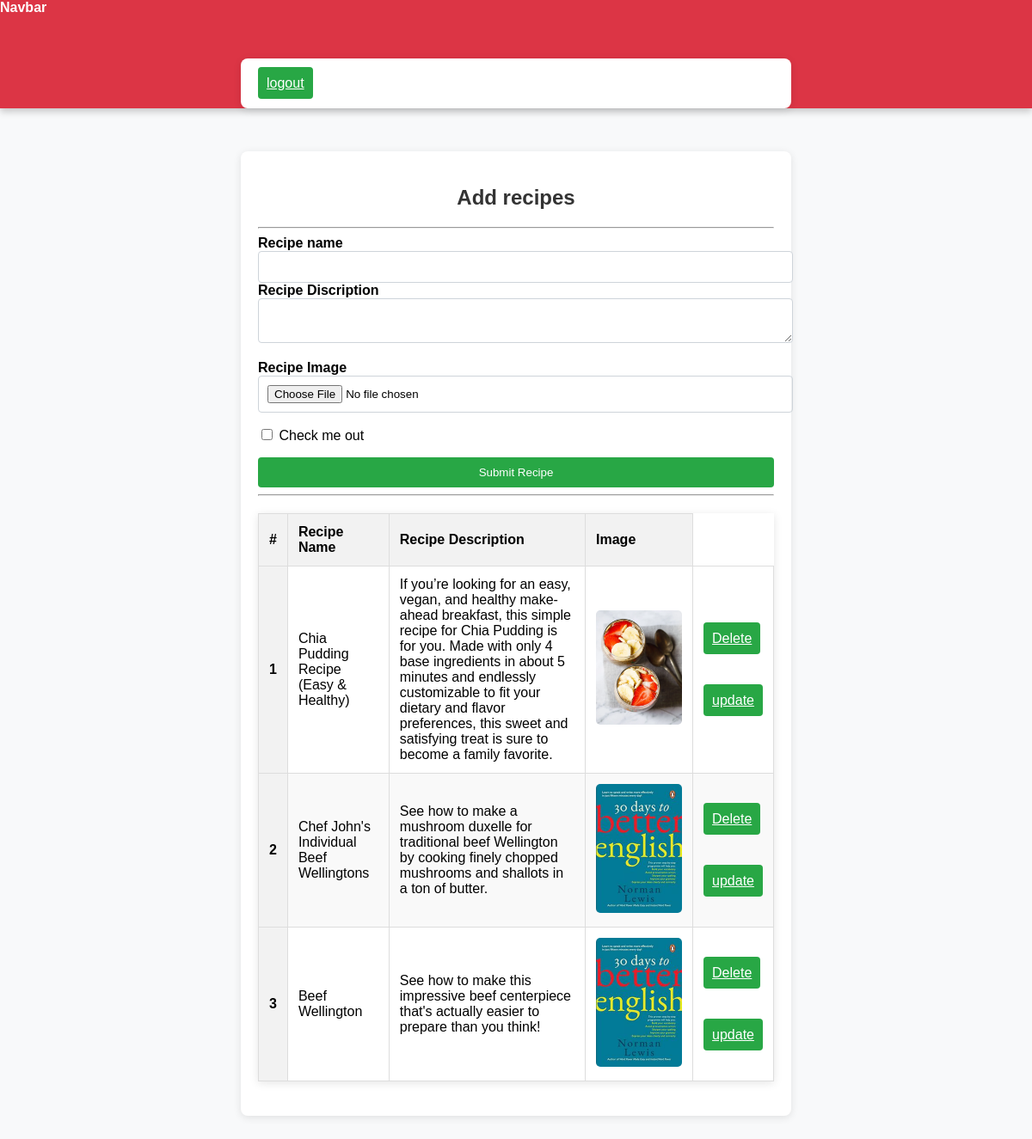
The page /recipes/ (signed in) on the database as committed earlier.
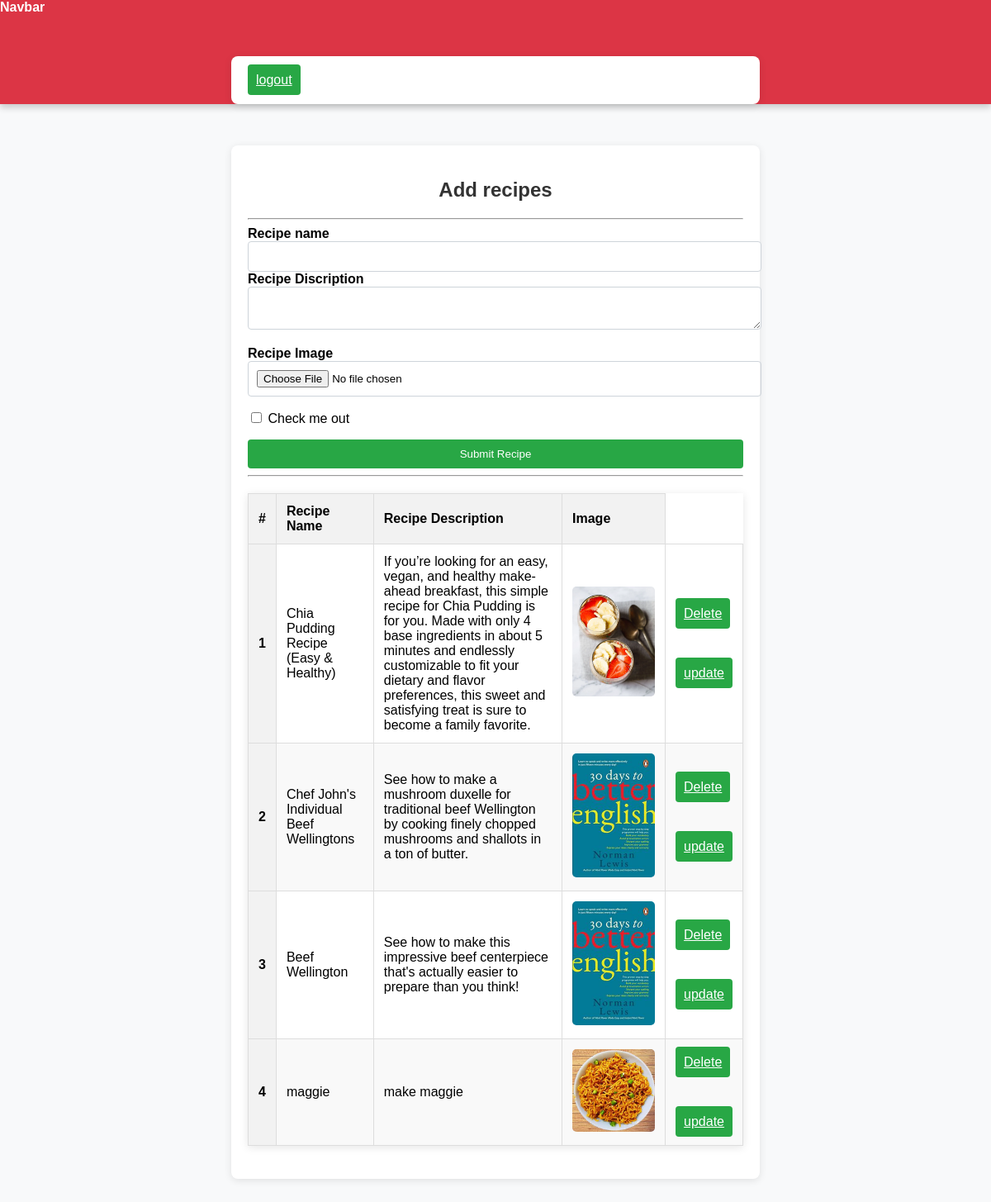
The same page on the database as committed later.
### recipe1/models.py (models this page shows)
class Recepie(models.Model):
    user = models.ForeignKey(User, on_delete=models.SET_NULL, null=True, blank=True)
    recipe_name = models.CharField(max_length=100)
    recipe_description = models.TextField()
    recipe_image = models.ImageField(upload_to="recipe")

### recipe1/views.py (the view, shortened to what this page needs)
# urls.py: path('recipes/', views.recipes),
@login_required(login_url='/login/')
def recipes(request):
    queryset = Recepie.objects.all()
    context = {'recipes': queryset}
    return render(request ,"recipes.html", context)

### recipe1/template/recipes.html (shortened to what this page needs)
<!DOCTYPE html>
<html lang="en">
<head>
  {% load static %}
  <link rel="stylesheet" href="{% static 'css/recipes.css' %}">
</head>
<body>
<nav class="navbar bg-body-tertiary bg-danger  shadow-lg">
  <div class="container-fluid">
    <a class="navbar-brand">Navbar</a>
    <form class="d-flex">
      {% if request.user.is_authenticated %}
      <a href="/logout/" class="btn btn-success" type="submit">logout</a>
      {% else %}
      <a href="/login/" class="btn btn-success" type="submit">login</a>
      {% endif %}
    </form>
  </div>
</nav>
<form class="sahdow-lg" method="post" enctype="multipart/form-data">
  <h2> Add recipes</h2>
  <hr>
  <div class="mb-3">
    <label class="form-label">Recipe name</label>
    <input name="recipe_name"  type="text"  required class="form-control">
  <div class="mb-3">
    <label   class="form-label">Recipe Discription</label>
    <textarea name="recipe_description"  class="form-control" required> </textarea>
  </div>
    <div class="mb-3">
    <label for="exampleInputPassword1" class="form-label">Recipe Image</label>
      <input name="recipe_image" type="file"  class="form-control">
  </div>
  <div class="mb-3 form-check">
    <input type="checkbox" class="form-check-input" id="exampleCheck1">
    <label class="form-check-label" for="exampleCheck1">Check me out</label>
  </div>
  <button type="submit" class="btn btn-success">Submit Recipe</button>
</form>
<br>
<hr>
<table class="table">
  <thead>
    <tr>
      <th scope="col">#</th>
      <th scope="col">Recipe Name</th>
      <th scope="col">Recipe Description</th>
      <th scope="col">Image</th>
    </tr>
  </thead>
  <tbody>
  {% for recipe in recipes %}
    <tr>
      <th scope="row">{{ forloop.counter }}</th>
      <td>{{ recipe.recipe_name }}</td>
      <td>{{ recipe.recipe_description }}</td>
      <td>
        <img src="/media/{{ recipe.recipe_image }}" alt="{{ recipe1.recipe_name }}">
      </td>
      <td>
        <a href="/delete_recipe/{{recipe.id}}/" class="btn btn-danger m-2">Delete</a>
        <br>
        <br>
        <br>
        <br>
        <a href="/update_recipe/{{recipe.id}}/" class="btn btn-success">update</a>
      </td>
    </tr>
    {% endfor %}
  </tbody>
</table>
</body>
</html>

### recipe1/static/css/recipes.css (style rules this page uses)
body { margin: 0; padding: 0; font-family: 'Arial', sans-serif; background-color: #f8f9fa; }
.navbar { background-color: #dc3545; box-shadow: 0 4px 8px rgba(0, 0, 0, 0.2); }
.navbar-brand { color: white; font-weight: bold; }
.navbar .btn { margin-left: auto; transition: background-color 0.3s; }
form { max-width: 600px; margin: 50px auto; padding: 20px; background-color: #ffffff; border-radius: 8px; box-shadow: 0 2px 10px rgba(0, 0, 0, 0.1); transition: transform 0.3s; }
h2 { text-align: center; color: #333; }
.mb-3 { margin-bottom: 1rem; }
.form-label { font-weight: bold; margin-bottom: 0.5rem; }
.form-control { width: 100%; padding: 10px; border: 1px solid #ced4da; border-radius: 4px; transition: border-color 0.2s, box-shadow 0.2s; }
.btn { width: 100%; padding: 10px; background-color: #28a745; color: white; border: none; border-radius: 4px; cursor: pointer; transition: background-color 0.3s, transform 0.2s; }
.table { border-collapse: collapse; width: 100%; margin: 20px 0; font-family: Arial, sans-serif; box-shadow: 0 2px 10px rgba(0, 0, 0, 0.1); }
.table th, .table td { border: 1px solid #ddd; padding: 12px; text-align: left; transition: background-color 0.3s; }
.table th { background-color: #f2f2f2; font-weight: bold; }
.table tr:nth-child(even) { background-color: #f9f9f9; /* Adds a light background color t }

### recipe1/template/recipes.html (style rules this page uses)
.table { border-collapse: collapse; width: 100%; margin: 20px 0; font-family: Arial, sans-serif; }
.table th, .table td { border: 1px solid #ddd; padding: 12px; text-align: left; }
.table th { background-color: #f2f2f2; font-weight: bold; }
.table tr:nth-child(even) { background-color: #f9f9f9; }
.table img { max-width: 100px; height: auto; border-radius: 5px; }
.table td { vertical-align: middle; }

Rows that differ between the two databases and show on the page:
added Recepie: recipe_name "maggie", recipe_description "make maggie", recipe_image (picture)
